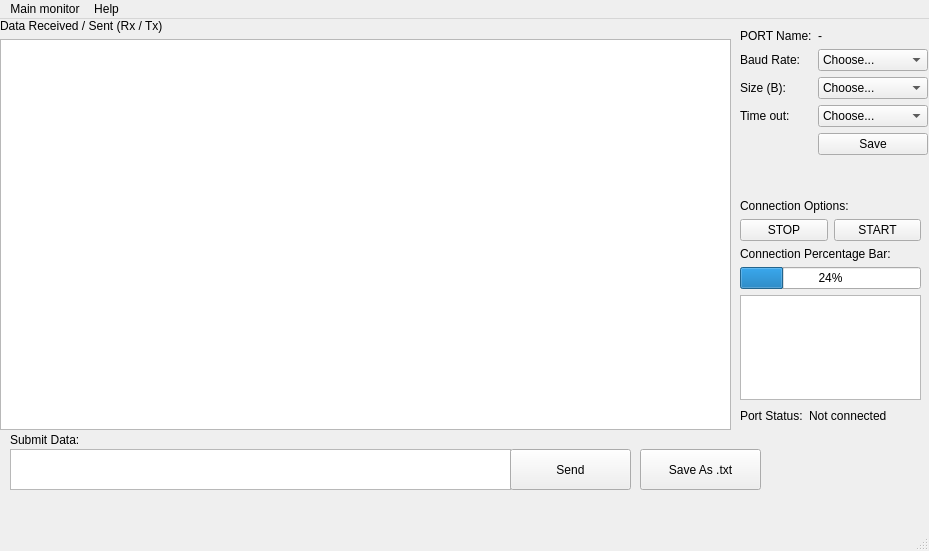
<?xml version="1.0" encoding="UTF-8"?>
<ui version="4.0">
 <class>qt</class>
 <widget class="QMainWindow" name="qt">
  <property name="geometry">
   <rect>
    <x>0</x>
    <y>0</y>
    <width>929</width>
    <height>551</height>
   </rect>
  </property>
  <property name="cursor">
   <cursorShape>ArrowCursor</cursorShape>
  </property>
  <property name="windowTitle">
   <string>Serial communication with PyQT</string>
  </property>
  <property name="windowIcon">
   <iconset>
    <normaloff>index.jpeg</normaloff>index.jpeg</iconset>
  </property>
  <property name="windowOpacity">
   <double>0.990000000000000</double>
  </property>
  <property name="statusTip">
   <string></string>
  </property>
  <property name="whatsThis">
   <string>Serial Communication Program</string>
  </property>
  <widget class="QWidget" name="centralwidget">
   <widget class="QLabel" name="label">
    <property name="geometry">
     <rect>
      <x>770</x>
      <y>410</y>
      <width>141</width>
      <height>91</height>
     </rect>
    </property>
    <property name="text">
     <string/>
    </property>
    <property name="pixmap">
     <pixmap>index.jpeg</pixmap>
    </property>
    <property name="scaledContents">
     <bool>true</bool>
    </property>
   </widget>
   <widget class="QWidget" name="formLayoutWidget">
    <property name="geometry">
     <rect>
      <x>740</x>
      <y>10</y>
      <width>188</width>
      <height>162</height>
     </rect>
    </property>
    <layout class="QFormLayout" name="formLayout">
     <item row="0" column="0">
      <widget class="QLabel" name="label_2">
       <property name="text">
        <string>PORT Name:</string>
       </property>
      </widget>
     </item>
     <item row="1" column="0">
      <widget class="QLabel" name="label_6">
       <property name="text">
        <string>Baud Rate:</string>
       </property>
      </widget>
     </item>
     <item row="1" column="1">
      <widget class="QComboBox" name="comboBox_1">
       <item>
        <property name="text">
         <string>Choose...</string>
        </property>
       </item>
       <item>
        <property name="text">
         <string>1200</string>
        </property>
       </item>
       <item>
        <property name="text">
         <string>2400</string>
        </property>
       </item>
       <item>
        <property name="text">
         <string>4800</string>
        </property>
       </item>
       <item>
        <property name="text">
         <string>9600</string>
        </property>
       </item>
       <item>
        <property name="text">
         <string>19200</string>
        </property>
       </item>
       <item>
        <property name="text">
         <string>38400</string>
        </property>
       </item>
       <item>
        <property name="text">
         <string>57600</string>
        </property>
       </item>
       <item>
        <property name="text">
         <string>115200</string>
        </property>
       </item>
      </widget>
     </item>
     <item row="2" column="0">
      <widget class="QLabel" name="label_7">
       <property name="text">
        <string>Size (B):</string>
       </property>
      </widget>
     </item>
     <item row="2" column="1">
      <widget class="QComboBox" name="comboBox_2">
       <item>
        <property name="text">
         <string>Choose...</string>
        </property>
       </item>
       <item>
        <property name="text">
         <string>2</string>
        </property>
       </item>
       <item>
        <property name="text">
         <string>4</string>
        </property>
       </item>
       <item>
        <property name="text">
         <string>8</string>
        </property>
       </item>
       <item>
        <property name="text">
         <string>16</string>
        </property>
       </item>
       <item>
        <property name="text">
         <string>32</string>
        </property>
       </item>
       <item>
        <property name="text">
         <string>64</string>
        </property>
       </item>
      </widget>
     </item>
     <item row="0" column="1">
      <widget class="QLabel" name="label_11">
       <property name="text">
        <string>-</string>
       </property>
      </widget>
     </item>
     <item row="4" column="1">
      <widget class="QPushButton" name="pushButton_4">
       <property name="text">
        <string>Save</string>
       </property>
      </widget>
     </item>
     <item row="3" column="1">
      <widget class="QComboBox" name="comboBox">
       <item>
        <property name="text">
         <string>Choose...</string>
        </property>
       </item>
       <item>
        <property name="text">
         <string>0</string>
        </property>
       </item>
       <item>
        <property name="text">
         <string>2</string>
        </property>
       </item>
       <item>
        <property name="text">
         <string>4</string>
        </property>
       </item>
       <item>
        <property name="text">
         <string>6</string>
        </property>
       </item>
       <item>
        <property name="text">
         <string>8</string>
        </property>
       </item>
       <item>
        <property name="text">
         <string>10</string>
        </property>
       </item>
       <item>
        <property name="text">
         <string>15</string>
        </property>
       </item>
       <item>
        <property name="text">
         <string>20</string>
        </property>
       </item>
      </widget>
     </item>
     <item row="3" column="0">
      <widget class="QLabel" name="label_12">
       <property name="text">
        <string>Time out:</string>
       </property>
      </widget>
     </item>
    </layout>
   </widget>
   <widget class="QWidget" name="gridLayoutWidget">
    <property name="geometry">
     <rect>
      <x>0</x>
      <y>0</y>
      <width>731</width>
      <height>411</height>
     </rect>
    </property>
    <layout class="QGridLayout" name="gridLayout">
     <item row="1" column="0">
      <widget class="QLabel" name="label_3">
       <property name="text">
        <string>Data Received / Sent (Rx / Tx)</string>
       </property>
      </widget>
     </item>
     <item row="2" column="0">
      <widget class="QTextEdit" name="textEdit_3"/>
     </item>
    </layout>
   </widget>
   <widget class="QWidget" name="formLayoutWidget_2">
    <property name="geometry">
     <rect>
      <x>740</x>
      <y>390</y>
      <width>171</width>
      <height>21</height>
     </rect>
    </property>
    <layout class="QFormLayout" name="formLayout_2">
     <item row="0" column="0">
      <widget class="QLabel" name="label_4">
       <property name="text">
        <string>Port Status:</string>
       </property>
      </widget>
     </item>
     <item row="0" column="1">
      <widget class="QLabel" name="label_5">
       <property name="styleSheet">
        <string notr="true"/>
       </property>
       <property name="text">
        <string>Not connected</string>
       </property>
      </widget>
     </item>
    </layout>
   </widget>
   <widget class="QWidget" name="verticalLayoutWidget">
    <property name="geometry">
     <rect>
      <x>740</x>
      <y>180</y>
      <width>181</width>
      <height>201</height>
     </rect>
    </property>
    <layout class="QVBoxLayout" name="verticalLayout">
     <item>
      <widget class="QLabel" name="label_10">
       <property name="text">
        <string>Connection Options:</string>
       </property>
      </widget>
     </item>
     <item>
      <layout class="QHBoxLayout" name="horizontalLayout_2">
       <item>
        <widget class="QPushButton" name="pushButton_2">
         <property name="text">
          <string>STOP</string>
         </property>
        </widget>
       </item>
       <item>
        <widget class="QPushButton" name="pushButton">
         <property name="text">
          <string>START</string>
         </property>
        </widget>
       </item>
      </layout>
     </item>
     <item>
      <widget class="QLabel" name="label_8">
       <property name="text">
        <string>Connection Percentage Bar:</string>
       </property>
      </widget>
     </item>
     <item>
      <widget class="QProgressBar" name="progressBar">
       <property name="value">
        <number>24</number>
       </property>
      </widget>
     </item>
     <item>
      <widget class="QTextEdit" name="textEdit"/>
     </item>
    </layout>
   </widget>
   <widget class="QPushButton" name="pushButton_5">
    <property name="geometry">
     <rect>
      <x>640</x>
      <y>430</y>
      <width>121</width>
      <height>41</height>
     </rect>
    </property>
    <property name="text">
     <string>Save As .txt</string>
    </property>
   </widget>
   <widget class="QLabel" name="label_9">
    <property name="geometry">
     <rect>
      <x>10</x>
      <y>405</y>
      <width>451</width>
      <height>31</height>
     </rect>
    </property>
    <property name="text">
     <string>Submit Data:</string>
    </property>
   </widget>
   <widget class="QTextEdit" name="textEdit_2">
    <property name="geometry">
     <rect>
      <x>10</x>
      <y>430</y>
      <width>501</width>
      <height>41</height>
     </rect>
    </property>
   </widget>
   <widget class="QPushButton" name="pushButton_3">
    <property name="geometry">
     <rect>
      <x>510</x>
      <y>430</y>
      <width>121</width>
      <height>41</height>
     </rect>
    </property>
    <property name="text">
     <string>Send</string>
    </property>
   </widget>
  </widget>
  <widget class="QMenuBar" name="menubar">
   <property name="geometry">
    <rect>
     <x>0</x>
     <y>0</y>
     <width>929</width>
     <height>21</height>
    </rect>
   </property>
   <widget class="QMenu" name="menuMain_Display">
    <property name="title">
     <string>Main monitor</string>
    </property>
   </widget>
   <widget class="QMenu" name="menu_ contact">
    <property name="title">
     <string>About</string>
    </property>
   </widget>
   <widget class="QMenu" name="menu_Help">
    <property name="title">
     <string>Help</string>
    </property>
   </widget>
   <addaction name="menuMain_Display"/>
   <addaction name="menu_ contact"/>
   <addaction name="menu_Help"/>
  </widget>
  <widget class="QStatusBar" name="statusbar"/>
  <action name="actionMain_Display">
   <property name="text">
    <string>Main monitor</string>
   </property>
  </action>
 </widget>
 <resources/>
 <connections/>
</ui>
